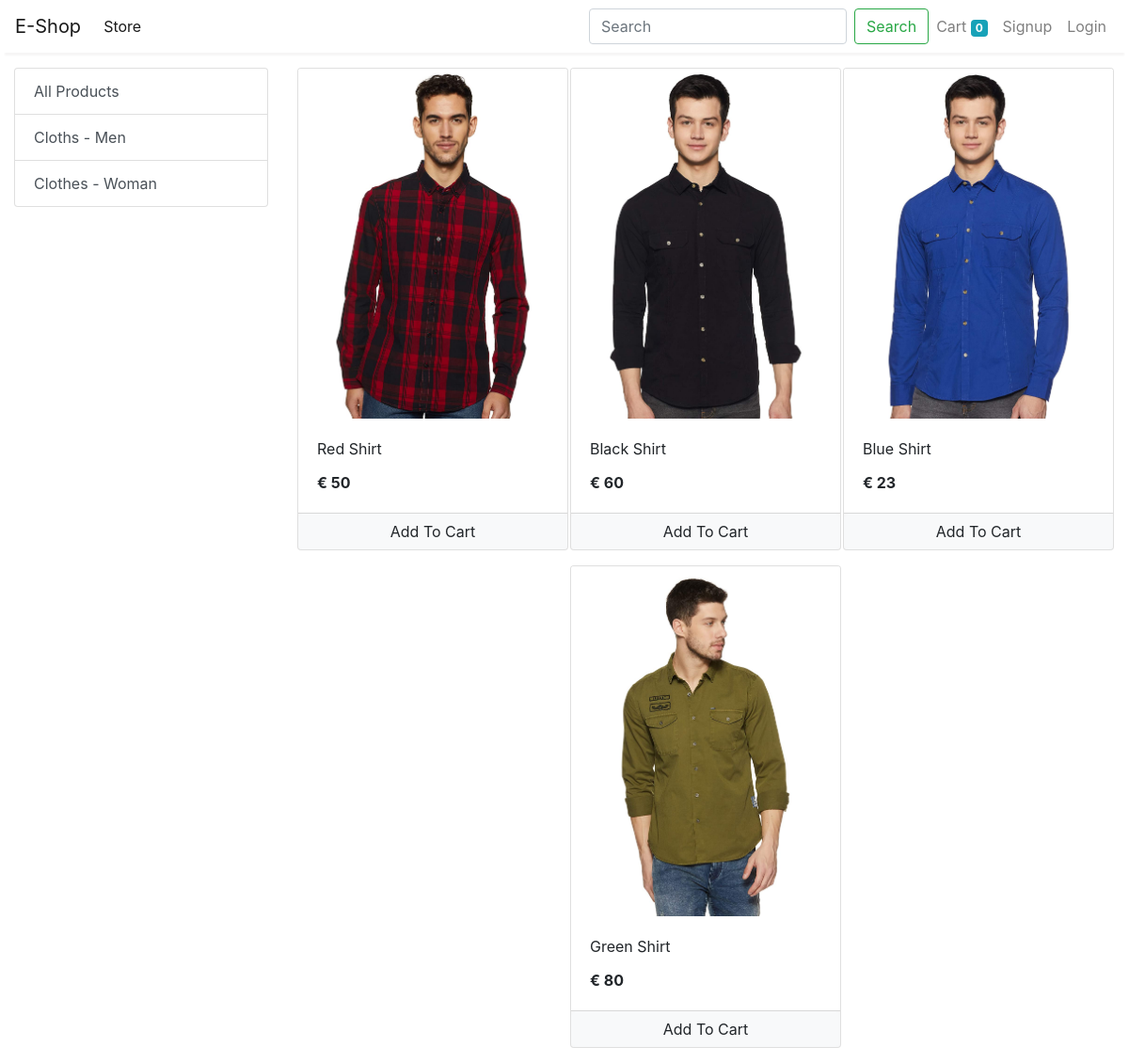
The app's page /store?category=2 with its own data.
### store/models/category.py (models this page shows, shortened)
class Category(models.Model):
    name = models.CharField(max_length=20)
    @staticmethod
    def get_all_categories():
        return Category.objects.all()

### store/models/product.py (models this page shows, shortened)
class Product(models.Model):
    name = models.CharField(max_length=50)
    price = models.IntegerField(default=0)
    category = models.ForeignKey(Category, on_delete=models.CASCADE, default=1)
    description = models.CharField(max_length=200, default='', null=True, blank=True)
    image = models.ImageField(upload_to='uploads/products/')
    @staticmethod
    def get_all_products_by_categoryid(category_id):
        if category_id:
            return Product.objects.filter(category=category_id)
        else:
            return Product.get_all_products()

### store/views/home.py (the view)
# urls.py: path('' , include('store.urls'))
def store(request):
    cart = request.session.get('cart')
    if not cart:
        request.session['cart'] = {}
    products = None
    categories = Category.get_all_categories()
    categoryID = request.GET.get('category')
    if categoryID:
        products = Product.get_all_products_by_categoryid(categoryID)
    else:
        products = Product.get_all_products()
    data = {
        'products': products,
        'categories': categories
    }
    return render(request, 'index.html', data)

### store/templatetags/custom_filter.py (called while the page is built)
@register.filter(name='currency')
def currency(number):
    return "€ "+str(number)

### store/templates/index.html (shortened to what this page needs)
{% extends 'base.html' %}
{% block content %}
{% load cart %}
{% load custom_filter %}
<div class="container-fluid mt-3">
    <div class="row">
        <div class="col-lg-3 mx-auto">
            <div class="list-group">
                <a href="/" class="list-group-item list-group-item-action">All Products</a>
                {% for category in categories %}
                <a href="/?category={{category.id}}"
                   class="list-group-item list-group-item-action">{{category.name}}</a>
                {% endfor %}
            </div>
        </div>
        <div id='products' class="col-lg-9 mx-auto">
            <div class="row mx-auto">
                {% for product in products %}
                <div class="card mx-auto mb-3" id={{product.id}} style="width: 18rem;">
                    <img class="card-img-top" src="{{product.image.url}}" alt="Card image cap">
                    <div class="card-body">
                        <p class="card-title">{{product.name}}</p>
                        <p class="card-text"><b>{{product.price|currency}}</b></p>
                    </div>
                    <div class="card-footer p-0 no-gutters">
                        <form action="/" method="POST" class="btn-block">
                            <input type="submit" class="float-right btn btn-light form-control" value="Add To Cart">
                        </form>
                    </div>
                </div>
                {% endfor %}
            </div>
        </div>
    </div>
</div>
{% endblock %}

### records on screen
Category: name "Cloths - Men"
Category: name "Clothes - Woman"
Product: {{ product.id }} 1 (drawn), image (picture), name "Red Shirt", price "€ 50"
Product: image (picture), name "Black Shirt", price "€ 60"
Product: image (picture), name "Blue Shirt", price "€ 23"
Product: image (picture), name "Green Shirt", price "€ 80"

### other values on screen
{{ request.session.cart.keys|length }} "0"
